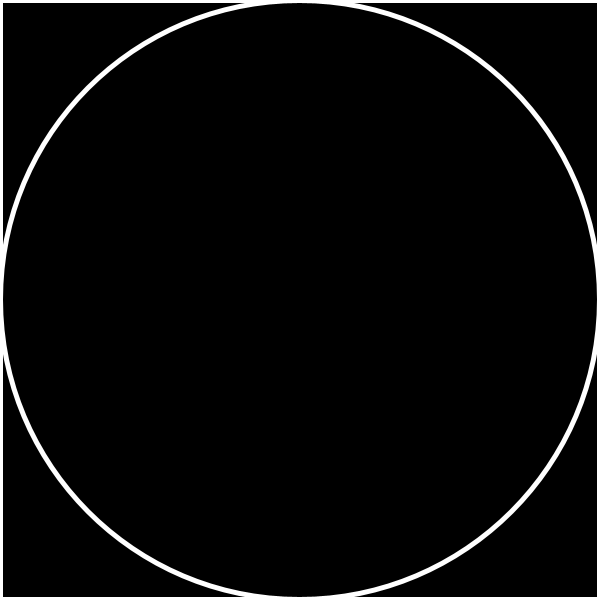
Frame 1 (no input)
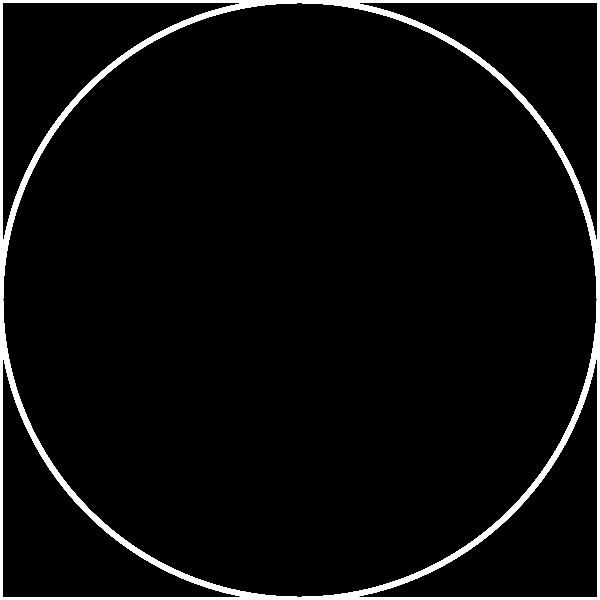
Frame 60 (the mouse pressed at the canvas centre just before this capture)
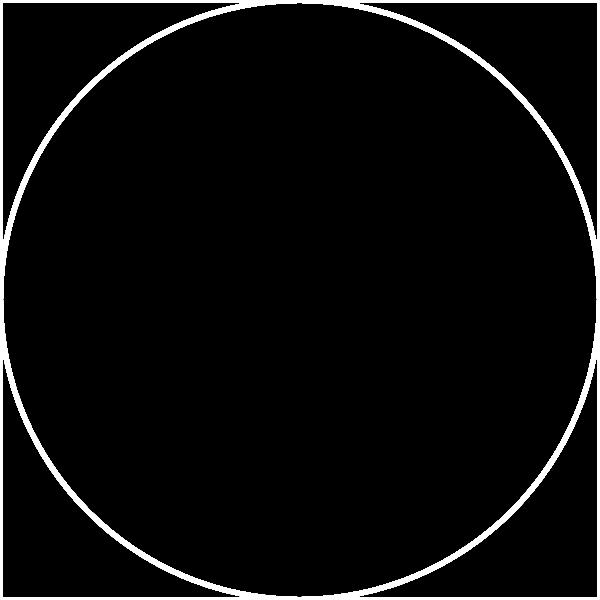
Frame 120 (the mouse held since frame 60 and released just before this capture)

The Processing sketch that drew these frames (run headless with seeded random() and noise(); from frame 60 on, the mouse is pressed at the canvas centre):

// Processing sketch: processing_17424
// ── processing_17424.pde

///import fullscreen.*;
//FullScreen fs; 
PImage img;int a;int ci[];
color back=color(0);//background color
color fore=color(255);//circle color

/* edit the colors this way ^. to find a color go to the tools menu, 
and click color selecter, then type the r,g,and b (the 2nd one) numbers in 
color parenthesis, like color back=color(1,2,3);
'c' turns off cursor, 'C' turns it on again
space clears everything
holding down mousebutton draws cracks
holding down any key makes the zoomr rate stay constant
from left to right it zooms out quickly, then stays about the same, then zooms in
for fullscreen change the size to screen.width and screen. height*/
void setup(){
  size(600,600);
  //fs = new FullScreen(this); 
  
  // enter fullscreen mode
  //fs.enter(); 
  ci=new int[width*height];
  for(int x=0;x<width;x++){
    for(int y=0;y<height;y++){
      if(abs(y-height/2)<sqrt(sq(width/2)-sq(x-width/2))) {
       ci[x+y*width]=1;
      }
    }
  }
  //smooth();
  imageMode(CENTER);ellipseMode(CORNER);
  img=createImage(width,height,ARGB);
  strokeWeight(5);
  stroke(fore);
  fill(back);
  rect(0,0,width-1,height-1);
    strokeWeight(1.5);
  noFill();
  noCursor();
}
void draw(){
  img.loadPixels();
  loadPixels();
  for(int x=0;x<img.pixels.length;x++){
    img.pixels[x]=(ci[x]==1) ? pixels[x] : color(255,0);
  }
  img.updatePixels();
if(!keyPressed){a=mouseX*2;}
image(img,width/2,height/2,a,a);
  strokeWeight(5);
  ellipse(0,0,width-1,height-1);
    strokeWeight(1.5);


}
void keyPressed(){
  if(key==' '){
  fill(back);
  strokeWeight(7);
  rect(0,0,width-1,height-1);
    strokeWeight(1.5);
    noFill();
  }
  else if(key=='c'){
    noCursor();
  }else if(key=='C'){
    cursor(ARROW);
  }
}
  
